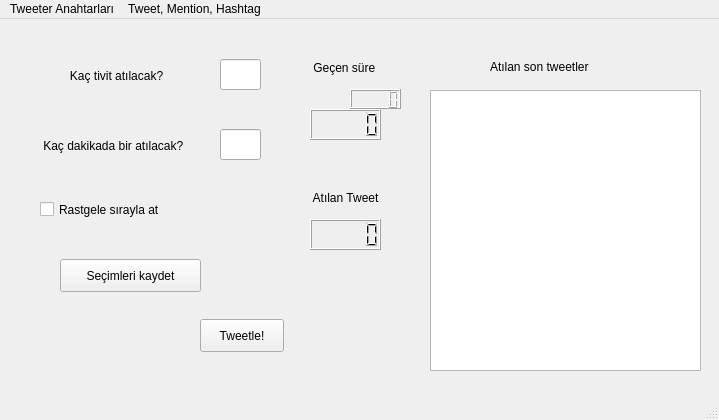
<?xml version="1.0" encoding="UTF-8"?>
<ui version="4.0">
 <class>MainWindow</class>
 <widget class="QMainWindow" name="MainWindow">
  <property name="geometry">
   <rect>
    <x>0</x>
    <y>0</y>
    <width>719</width>
    <height>420</height>
   </rect>
  </property>
  <property name="windowTitle">
   <string>Tıpfakazamisüretivitbot</string>
  </property>
  <property name="locale">
   <locale language="Turkish" country="Turkey"/>
  </property>
  <widget class="QWidget" name="centralwidget">
   <widget class="QLabel" name="kactivitlabel">
    <property name="geometry">
     <rect>
      <x>30</x>
      <y>46</y>
      <width>181</width>
      <height>21</height>
     </rect>
    </property>
    <property name="text">
     <string>            Kaç tivit atılacak?</string>
    </property>
   </widget>
   <widget class="QLabel" name="kacdakikalabel">
    <property name="geometry">
     <rect>
      <x>30</x>
      <y>116</y>
      <width>181</width>
      <height>21</height>
     </rect>
    </property>
    <property name="text">
     <string>    Kaç dakikada bir atılacak?</string>
    </property>
   </widget>
   <widget class="QCheckBox" name="rastgelecheckbox">
    <property name="geometry">
     <rect>
      <x>40</x>
      <y>180</y>
      <width>211</width>
      <height>21</height>
     </rect>
    </property>
    <property name="text">
     <string>Rastgele sırayla at</string>
    </property>
   </widget>
   <widget class="QPushButton" name="tweetlebutton">
    <property name="geometry">
     <rect>
      <x>200</x>
      <y>300</y>
      <width>84</width>
      <height>33</height>
     </rect>
    </property>
    <property name="text">
     <string>Tweetle!</string>
    </property>
   </widget>
   <widget class="QLCDNumber" name="gecensurelcd">
    <property name="geometry">
     <rect>
      <x>310</x>
      <y>90</y>
      <width>71</width>
      <height>31</height>
     </rect>
    </property>
   </widget>
   <widget class="QLCDNumber" name="atilantweetlcd">
    <property name="geometry">
     <rect>
      <x>310</x>
      <y>200</y>
      <width>71</width>
      <height>31</height>
     </rect>
    </property>
   </widget>
   <widget class="QLabel" name="gecensurelabel">
    <property name="geometry">
     <rect>
      <x>300</x>
      <y>40</y>
      <width>91</width>
      <height>17</height>
     </rect>
    </property>
    <property name="text">
     <string>    Geçen süre</string>
    </property>
   </widget>
   <widget class="QLabel" name="atlantweetlabel">
    <property name="geometry">
     <rect>
      <x>310</x>
      <y>170</y>
      <width>81</width>
      <height>17</height>
     </rect>
    </property>
    <property name="text">
     <string> Atılan Tweet</string>
    </property>
   </widget>
   <widget class="QPushButton" name="secimlerikaydetbutton">
    <property name="geometry">
     <rect>
      <x>60</x>
      <y>240</y>
      <width>141</width>
      <height>33</height>
     </rect>
    </property>
    <property name="text">
     <string>Seçimleri kaydet</string>
    </property>
   </widget>
   <widget class="QLineEdit" name="kactivitline">
    <property name="enabled">
     <bool>true</bool>
    </property>
    <property name="geometry">
     <rect>
      <x>220</x>
      <y>40</y>
      <width>41</width>
      <height>31</height>
     </rect>
    </property>
    <property name="autoFillBackground">
     <bool>false</bool>
    </property>
   </widget>
   <widget class="QLineEdit" name="kacdakikaline">
    <property name="geometry">
     <rect>
      <x>220</x>
      <y>110</y>
      <width>41</width>
      <height>31</height>
     </rect>
    </property>
   </widget>
   <widget class="QLCDNumber" name="gecensurelcdsaat">
    <property name="geometry">
     <rect>
      <x>350</x>
      <y>70</y>
      <width>51</width>
      <height>20</height>
     </rect>
    </property>
   </widget>
   <widget class="QListView" name="atlanensontweet">
    <property name="geometry">
     <rect>
      <x>430</x>
      <y>71</y>
      <width>271</width>
      <height>281</height>
     </rect>
    </property>
   </widget>
   <widget class="QLabel" name="label">
    <property name="geometry">
     <rect>
      <x>490</x>
      <y>40</y>
      <width>161</width>
      <height>16</height>
     </rect>
    </property>
    <property name="text">
     <string>Atılan son tweetler</string>
    </property>
   </widget>
  </widget>
  <widget class="QMenuBar" name="menubar">
   <property name="geometry">
    <rect>
     <x>0</x>
     <y>0</y>
     <width>719</width>
     <height>29</height>
    </rect>
   </property>
   <widget class="QMenu" name="anahtarlarmenubar">
    <property name="title">
     <string>Tweeter Anahtarları</string>
    </property>
    <addaction name="tweeteranahtarlarinigir"/>
   </widget>
   <widget class="QMenu" name="menuTweet_Mention_Hashtag">
    <property name="title">
     <string>Tweet, Mention, Hashtag</string>
    </property>
    <addaction name="actionTweet"/>
    <addaction name="actionMention"/>
    <addaction name="actionHashtag"/>
   </widget>
   <addaction name="anahtarlarmenubar"/>
   <addaction name="menuTweet_Mention_Hashtag"/>
  </widget>
  <widget class="QStatusBar" name="statusbar"/>
  <action name="tweeteranahtarlarinigir">
   <property name="text">
    <string>Tweeter Anahtarlarını Gir</string>
   </property>
  </action>
  <action name="actionTweet">
   <property name="text">
    <string>Tweet</string>
   </property>
  </action>
  <action name="actionMention">
   <property name="text">
    <string>Mention</string>
   </property>
  </action>
  <action name="actionHashtag">
   <property name="text">
    <string>Hashtag</string>
   </property>
  </action>
 </widget>
 <resources/>
 <connections/>
</ui>
